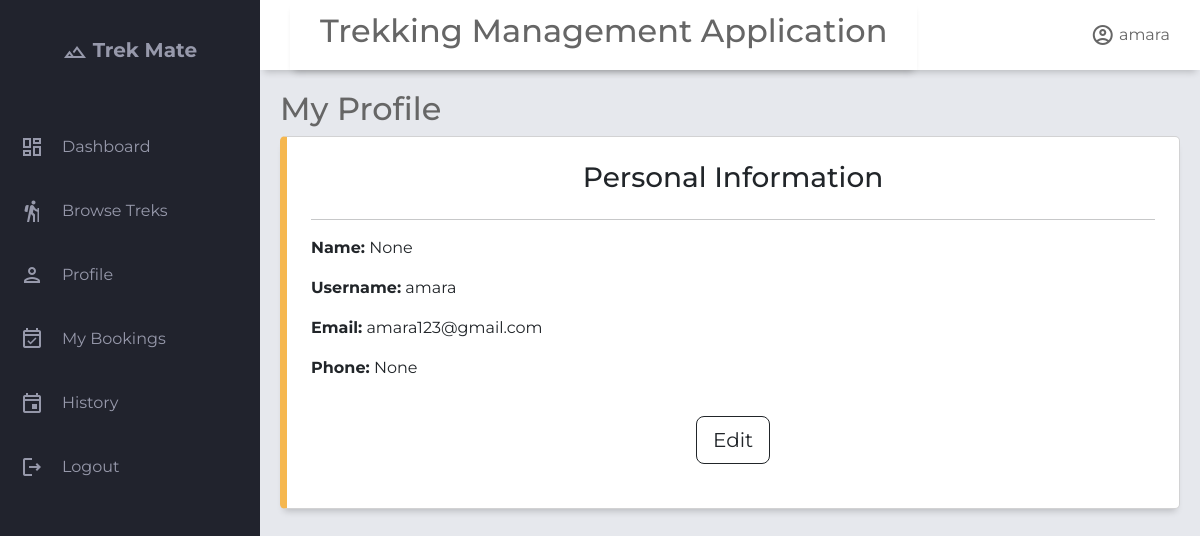
Page /home/2/profile on the earlier database version.
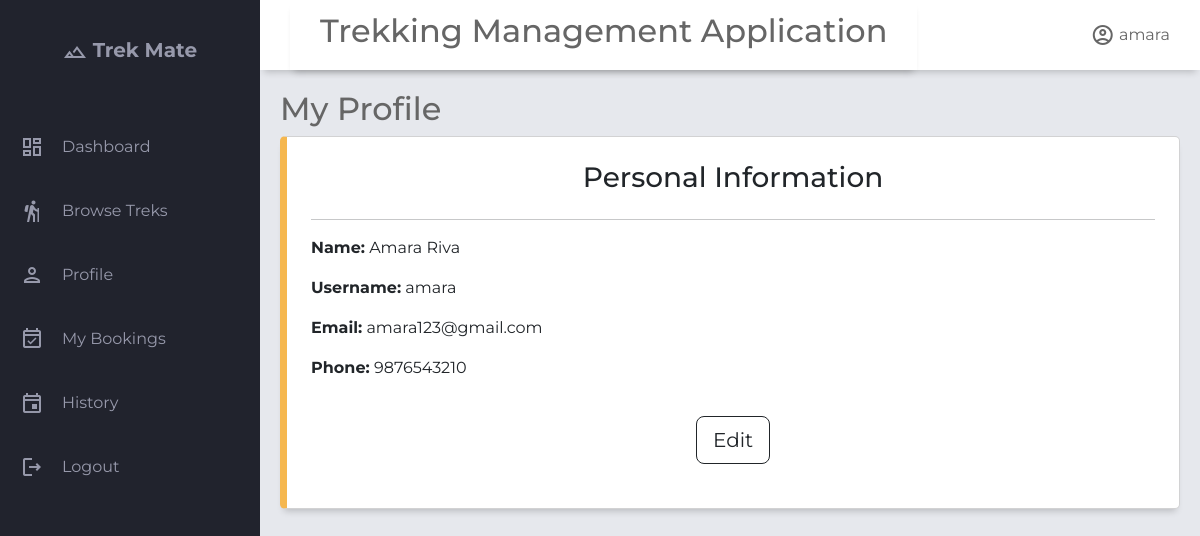
Same page on the later database version.
### application/models.py (models this page shows)
class User(db.Model):
    __tablename__='user'
    id= db.Column(db.Integer, primary_key=True)
    username=db.Column(db.String(),unique=True,nullable=False)
    email=db.Column(db.String(),unique=True,nullable=False)
    password=db.Column(db.String(),nullable=False)
    full_name        = db.Column(db.String(), nullable=True)
    phone            = db.Column(db.String(), nullable=True)
    role=db.Column(Enum('admin','trek staff','trekker',name='user_role'),nullable=False,default='trekker')# admin | trek staff | trekker
    is_blacklisted=db.Column(db.Boolean,default=False)
    blacklist_reason=db.Column(db.Text,nullable=True)
    is_active=db.Column(db.Boolean,default=True)
    created_at       = db.Column(db.DateTime, default=db.func.now())
    updated_at       = db.Column(db.DateTime, onupdate=db.func.now())
    bookings=db.relationship('Booking',lazy=True, back_populates='user')
    staff_profile=db.relationship('Staff_profile',lazy=True,uselist=False,back_populates='user') #uselist= False means One-to-one (single object) while default it is one-to-many

### application/controller.py (the view)
@app.route("/home/<int:user_id>/profile")
def trekker_profile(user_id):
    user = User.query.get_or_404(user_id)
    return render_template(
        "trekker_profile.html",
        user=user
    )

### templates/trekker_profile.html (shortened to what this page needs)
{% extends "trekker_base.html" %}
{% block header_title %}
My Profile
{% endblock %}
{% block content %}
<div class="card p-4 mb-4">
    <h3 class="text-center">Personal Information</h3>
    <hr>
    <p><strong>Name:</strong> {{user.full_name}}</p>
    <p><strong>Username:</strong> {{user.username}}</p>
    <p><strong>Email:</strong> {{user.email}}</p>
    <p><strong>Phone:</strong> {{user.phone}}</p>
    <div class="button" style="margin: 20px; display: flex; justify-content: center; align-items: end;">
        <a href="{{ url_for('edit_trekker_profile',user_id=user.id) }}" class="btn btn-outline-dark btn-lg">Edit</a>
    </div>
</div>
{% endblock %}

### templates/trekker_base.html (shortened to what this page needs)
<!DOCTYPE html>
<html lang="en">
<head>
    <link rel="stylesheet" href="https://cdn.jsdelivr.net/npm/bootstrap@5.3.8/dist/css/bootstrap.min.css">
    <link rel="stylesheet" href="{{ url_for('static',filename='style.css') }}">
</head>
<body>
    <div class="grid-container">
        <header class="header">
            <div class="header left">
                <h2>Trekking Management Application</h2>
            </div>
            <div class="header-right">
                <span class="material-icons-outlined">account_circle</span> {{user.username}}
            </div>
        </header>
        <aside id="sidebar">
            <div class="sidebar-title">
                <div class="sidebar-brand">
                    <span class="material-icons-outlined">filter_hdr</span> Trek Mate
                </div>
            </div>
            <ul class="sidebar-list">
                <li class="sidebar-list-item">
                    <span class="material-icons-outlined">dashboard</span> <a href="{{ url_for('user_dashboard',user_id=user.id)}}">Dashboard</a>
                </li>
                <li class="sidebar-list-item">
                    <span class="material-icons-outlined">hiking</span> <a href="{{ url_for('browse_treks',user_id=user.id) }}">Browse Treks</a>
                </li>
                <li class="sidebar-list-item">
                    <span class="material-icons-outlined">person</span> <a href="{{ url_for('trekker_profile',user_id=user.id) }}">Profile</a>
                </li>
                <li class="sidebar-list-item">
                    <span class="material-icons-outlined">event_available</span> <a href="{{ url_for('my_bookings',user_id=user.id) }}"> My Bookings</a>
                </li>
                <li class="sidebar-list-item">
                   <span class="material-icons-outlined">event</span>  <a href="{{ url_for('trek_history', user_id=user.id) }}">History</a>
                </li>
                <li class="sidebar-list-item">
                    <span class="material-icons-outlined">logout</span><a href="/login">Logout</a>
                </li>
            </ul>
        </aside>
        <main class="main-container">
            <div class="main-title">
                <div>
                    <h2>{% block header_title %}Dashboard{% endblock %}</h2>
                </div>
            </div>
            {% block content %}
            {% endblock %}
        </main>
    </div>
</body>
</html>

Differences in the rows shown:
changed User "amara": full_name "None" → "Amara Riva"; phone "None" → "9876543210"
